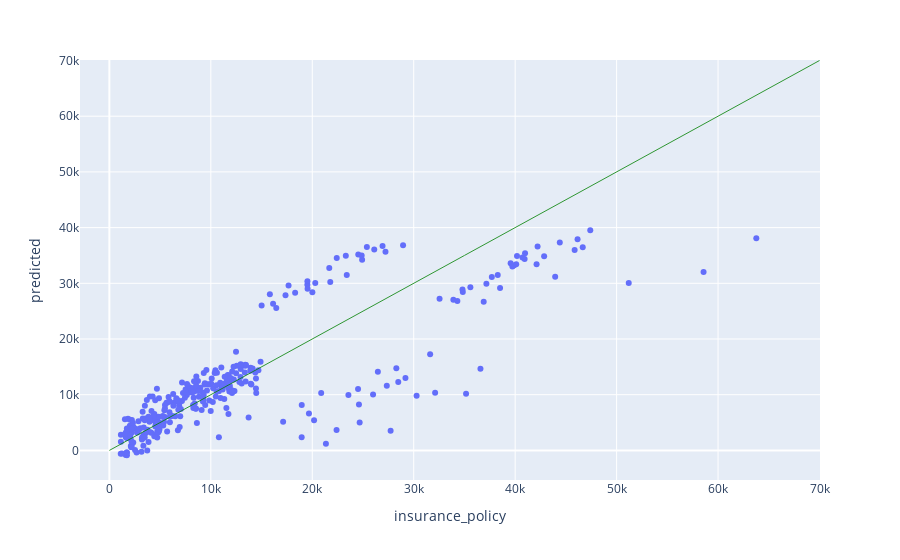

The notebook cell this image was saved under:
### Code cell
import plotly.express as px
fig = px.scatter(comp_df, x='insurance_policy', y='predicted')
fig.add_shape(type='line', x0=0, x1=70000, y0=0, y1=70000, opacity=0.8,
                    line=dict(color='green', width=1, dash='solid'),
                    xref='x', yref='y', layer='above')
fig.show(renderer="png")

### Figure 1 — Plotly figure (JSON) as saved in the notebook; plotly's stock layout.template omitted (floating-point values rounded to 4 significant figures; data arrays with more than 128 entries replaced by an {"elided": "..."} marker saying what was removed)
{"data": [{"hovertemplate": "insurance_policy=%{x}<br>predicted=%{y}<extra></extra>", "legendgroup": "", "marker": {"color": "#636efa", "symbol": "circle"}, "mode": "markers", "name": "", "orientation": "v", "showlegend": false, "type": "scatter", "x": {"elided": "325 int values"}, "xaxis": "x", "y": {"elided": "325 int values"}, "yaxis": "y"}], "layout": {"legend": {"tracegroupgap": 0}, "margin": {"t": 60}, "shapes": [{"layer": "above", "line": {"color": "green", "dash": "solid", "width": 1}, "opacity": 0.8, "type": "line", "x0": 0, "x1": 70000, "xref": "x", "y0": 0, "y1": 70000, "yref": "y"}], "xaxis": {"anchor": "y", "domain": [0, 1], "title": {"text": "insurance_policy"}}, "yaxis": {"anchor": "x", "domain": [0, 1], "title": {"text": "predicted"}}}}
